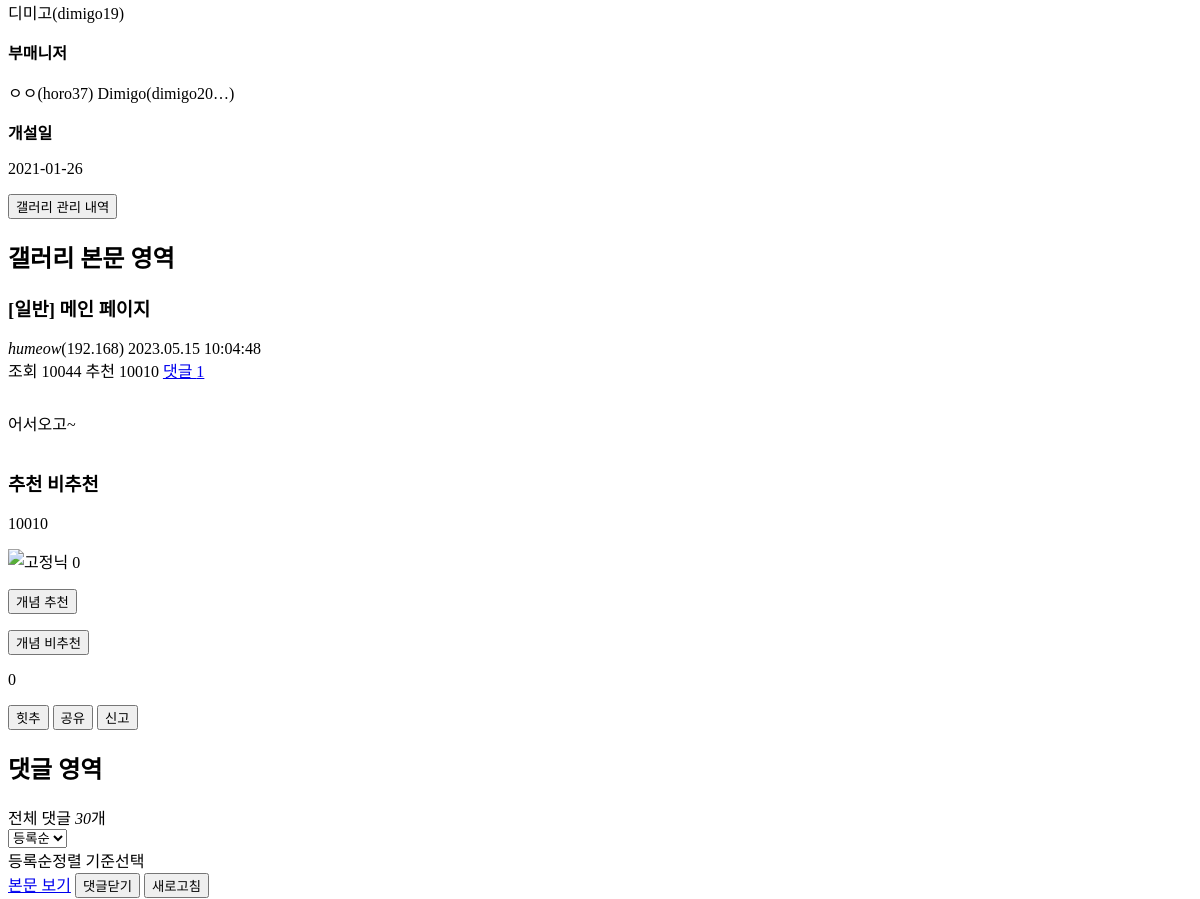
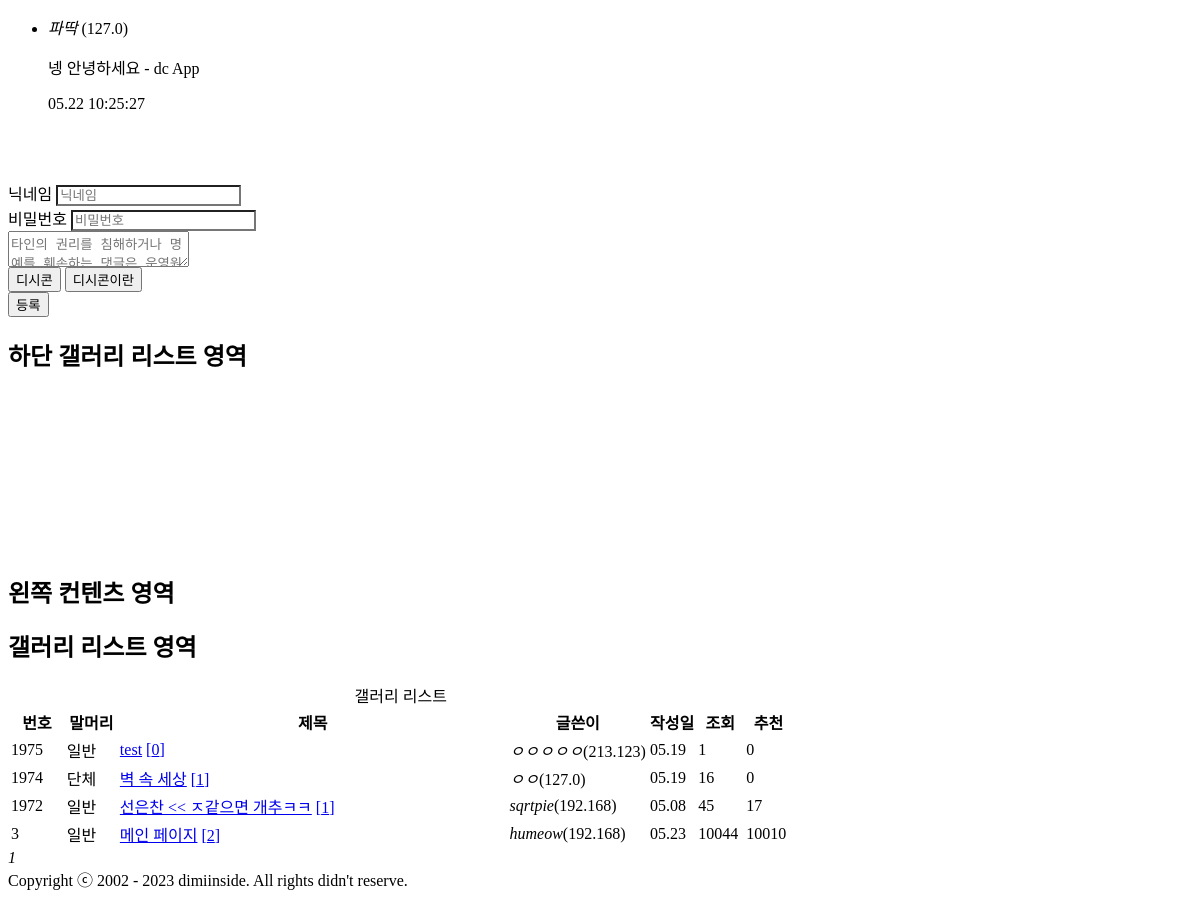
Page /gallery/wp/3 (lower part) on the earlier database version (2 pictures, top to bottom).
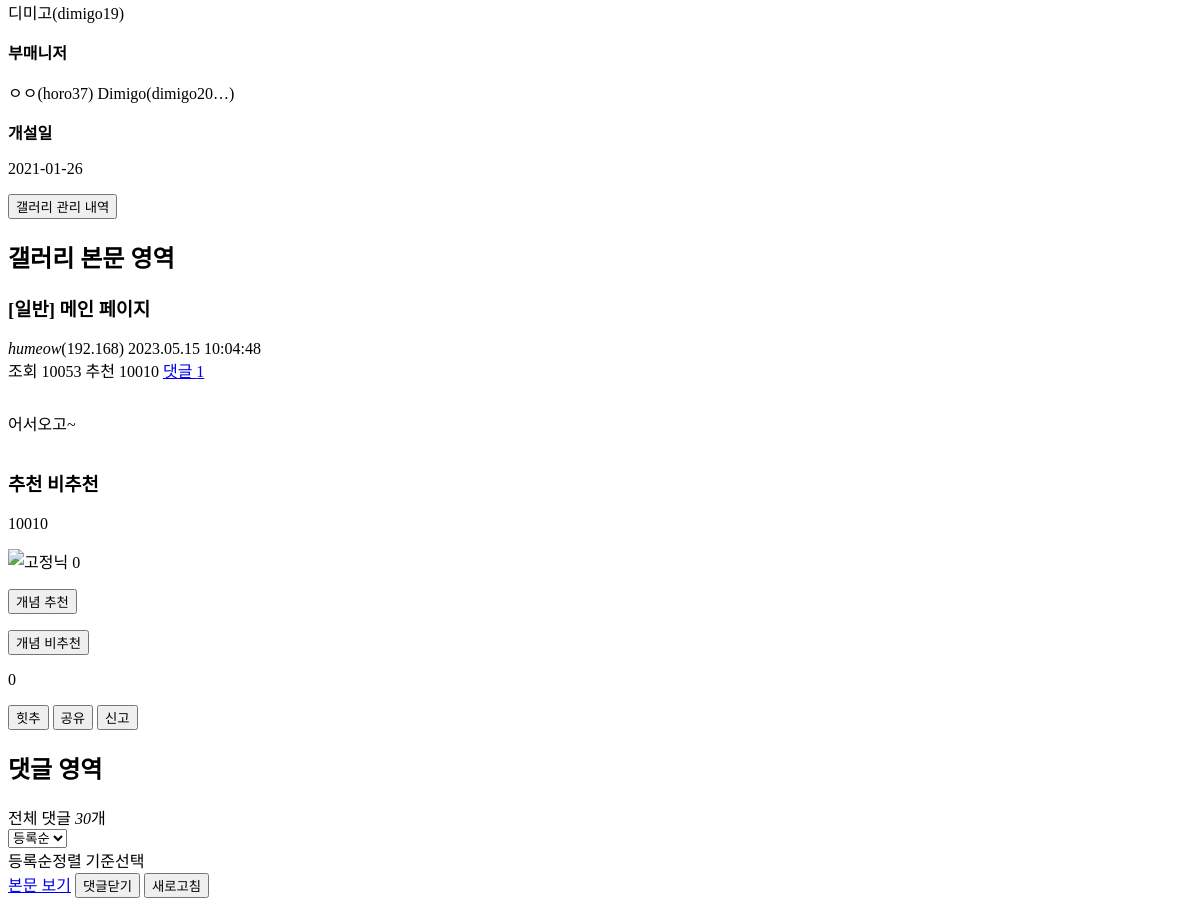
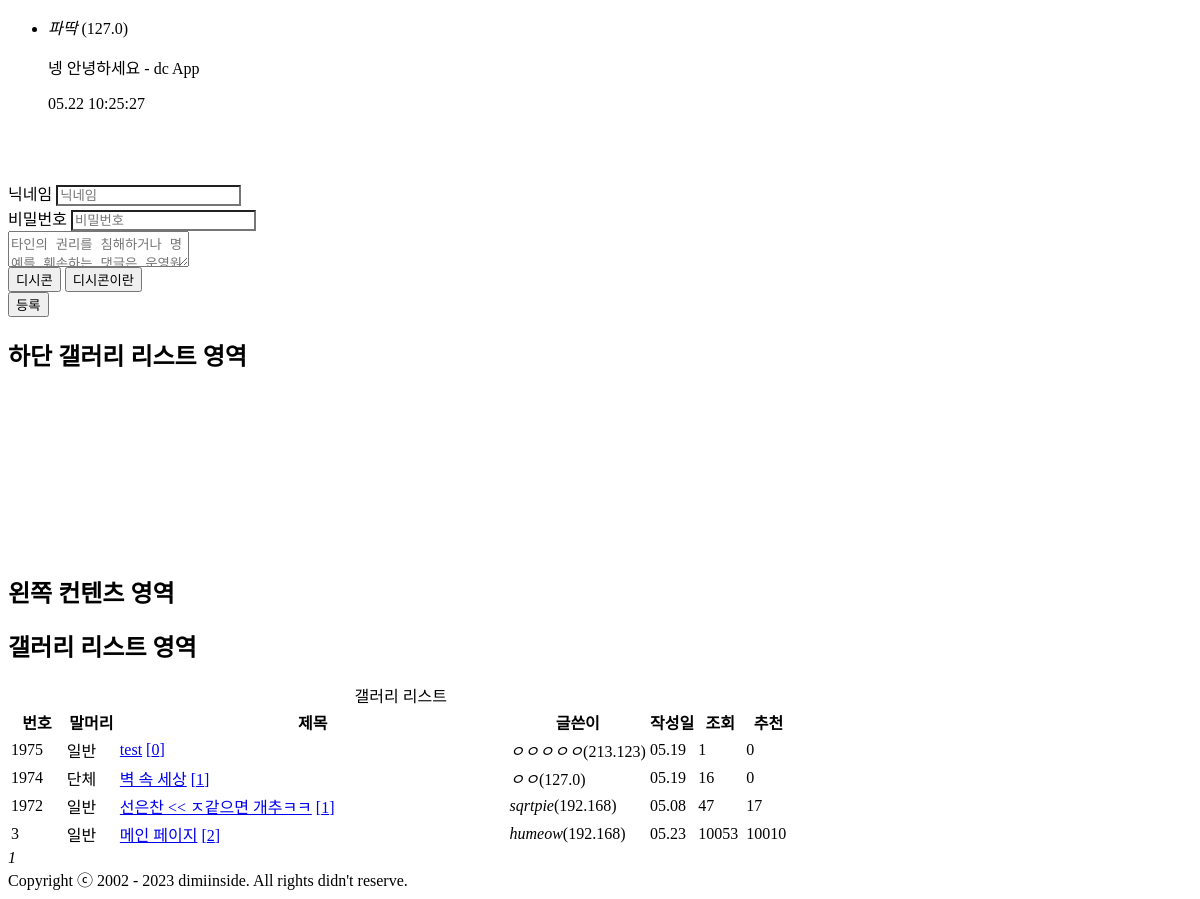
Same page on the later database version (2 pictures, top to bottom).
### model/model.py (models this page shows)
class Writing(SQLModel, table=True):
    id: Optional[int] = Field(default=None, primary_key=True)
    gallery: str
    subject: str
    title: str
    nickname: str
    ip: str
    date: str
    count: int
    recommend: int = Field(default=0)
    unrecommend: int = Field(default=0)
    content: str
    chat_ids: str = Field(default="")

class Replys(SQLModel, table=True):
    id: int = Field(default=None, primary_key=True, unique=True)
    name: str
    password: str
    ip: str
    context: str
    date: str
    writing_id: int
    class Config:
        arbitrary_types_allowed = True

### router/poetry.py (the view)
@router.get("/gallery/{gallery}", response_class=RedirectResponse, status_code=302)
async def show_writing(request: Request, gallery):
    writing_id = gallery_first_writing(gallery)
    return f"/gallery/{gallery}/{writing_id}"

### templates/clear_last.html (shortened to what this page needs)
<html lang="ko" class="darkmode"><head>
	<link rel="stylesheet" type="text/css" href="https://nstatic.dcinside.com/dc/w/css/reset.css?v=3">
	<link rel="stylesheet" type="text/css" href="https://nstatic.dcinside.com/dc/w/css/common.css?v=220722">
	<link rel="stylesheet" type="text/css" href="https://nstatic.dcinside.com/dc/w/css/contents.css?v=221013_3">
  	<link rel="stylesheet" type="text/css" href="https://nstatic.dcinside.com/dc/w/css/minor.css?v=220722">
  	<link rel="stylesheet" type="text/css" href="https://nstatic.dcinside.com/dc/w/css/popup.css?v=221012">
  	<link rel="stylesheet" type="text/css" href="https://nstatic.dcinside.com/dc/w/css/research.css?v=220722">
  	<link rel="stylesheet" type="text/css" href="https://nstatic.dcinside.com/dc/w/css/og.css?v=221107">
  		<link rel="stylesheet" href="https://nstatic.dcinside.com/dc/w/css/minor.css?v=220106" type="text/css" charset="utf-8">
  </head><body>
  <div id="top" class="dcwrap width1160 view_wrap miniwrap">
        <div class="wrap_inner ">
    <main id="container" class="clear mini_view">
	<section>
<article>
  <div class="issue_wrap">
	<div class="issuebox gallery_box">
	  <div class="issue_contentbox clear">
	<div class="minor_intro_box clear">
		<div class="info_contbox">
						<div class="inner">
								<div class="info_cont">
					<p class="cont">
										<span class="mng_nick">디미고(dimigo19)</span>
										</p>
				</div>
				<div class="info_cont">
					<strong class="tit">부매니저</strong>
					<p class="cont">
											<span class="mng_nick">ㅇㅇ(<span title="horo37">horo37</span>)
											<span class="mng_nick">Dimigo(<span title="dimigo2020">dimigo20…</span>)
															</span></span></p>
				</div>
				<div class="info_cont">
					<strong class="tit">개설일</strong>
					<p class="cont">2021-01-26</p>
				</div>
				<div class="info_cont">
	  				<button type="button" class="font_lightpurple btn_mngadmin_report" onclick="alert('갤러리 관리 내역을 공개하지 않는 갤러리입니다.')">갤러리 관리 내역</button>
	  			</div>
							</div>
		</div>
	</div>
</div>
	</div>
  </div>
</article>
		<article>
			<h2 class="blind">갤러리 본문 영역</h2>
			<div class="view_content_wrap">
				<header>
					<div class="gallview_head clear ub-content">
						<h3 class="title ub-word">
												<span class="title_headtext">[{{now_writing_dict['subject']}}]</span> <span class="title_subject">{{now_writing_dict['title']}}</span></h3>
												<div class="gall_writer ub-writer" data-nick="{{now_writing_dict['nickname']}}" data-uid="" data-ip="{{now_writing_dict['ip']}}" data-loc="view">
							<div class="fl">
								<span class="nickname" title="{{now_writing_dict['nickname']}}"><em>{{now_writing_dict['nickname']}}</em></span><span class="ip">({{now_writing_dict['ip']}})</span>																<span class="gall_date" title="2023-05-15 10:04:48">2023.05.15 10:04:48</span>
															</div>
							<div class="fr">
								<span class="gall_count">조회 {{now_writing_dict['count']}}</span>
								<span class="gall_reply_num">추천 {{now_writing_dict['recommend']}}</span>
								<span class="gall_comment"><a href="#focus_cmt">댓글 {{now_writing_dict['reply_num']}}</a></span>
							</div>
						</div>
					</div>
				</header>
				<div class="gallview_contents">
					<div class="inner clear">
											<div class="writing_view_box">
							<pre></pre>							<div class="write_div" style="overflow:hidden;width:900px;">
							<p style="white-space: pre-line;">{{now_writing_dict['content']}}</p>
							</div>
						</div>
												<div class="btn_recommend_box recomuse_y morebox">
													<h3 class="blind">추천 비추천</h3>
														<div class="inner_box">
							<div class="inner">
															<div class="up_num_box">
									<p class="up_num font_red" id="recommend_view_up_{{now_writing_dict['id']}}">{{now_writing_dict['recommend']}}</p>
									<p class="sup_num">
										<spen class="writer_nikcon">
	                						<img src="//nstatic.dcinside.com/dc/w/images/fix_nik.gif" alt="고정닉">
	            						</spen>
										<span class="font_blue smallnum" id="recommend_view_up_fix_2053">0</span>
									</p>
								</div>
								<form id="writing_recommend" action="/recommend" method="post">
									<button form="writing_recommend" type="submit" class="btn_recom_up" data-no="{{now_writing_dict['id']}}"><span class="blind">개념 추천</span><em class="sp_img icon_recom_up"></em></button>
								</form>
							</div>
							<div class="inner">
								<form id="writing_unrecommend" action="/recommend" method="post">
									<button form="writing_unrecommend" type="submit" class="btn_recom_down" data-no="{{now_writing_dict['id']}}"><span class="blind">개념 비추천</span><em class="sp_img icon_recom_down"></em></button>
								</form>
								<div class="down_num_box">
									<p class="down_num" id="recommend_view_down_{{now_writing_dict['id']}}">{{now_writing_dict['unrecommend']}}</p>
								</div>
							</div>
														</div>
																					<div class="recom_bottom_box clear three">
																<button type="button" class="btn_nhitgall" data-no="2053"><em class="sp_img icon_nhitgall"></em>힛추</button>
																																								<button type="button" class="btn_snsmore" data-no="2053"><em class="sp_img icon_snsmore"></em>공유</button>
								<button type="button" class="btn_report" data-no="2053"><em class="sp_img icon_report"></em>신고</button>
							</div>
						</div>
									</div>
			</div>
<div class="view_comment" id="focus_cmt">
	<h2 class="blind">댓글 영역</h2>
	<div id="comment_wrap_2140889" class="comment_wrap show" data-article-lv="10" data-sort-type="" data-comment-cnt="0" data-article-no="2140889">
		<div class="comment_count">
			<div class="fl num_box">
				전체 댓글 <em class="font_red"><span id="comment_total_2140889">30</span></em>개
				<div class="select_box array_latest">
					<select name="selCommentSort">
						<option value="D">등록순</option>
					</select>
					<div class="select_area" onclick="showLayer(this, 'commentSortLayer_2140889');return false;"><span class="comment_sort_txt">등록순</span><span class="blind">정렬 기준선택</span><em class="sp_img icon_option_more"></em></div>
				</div>
			</div>
			<div class="fr">
				<a href="#container" class="contgo">본문 보기</a>
				<button type="button" class="btn_cmt_close" data-no="2140889" data-loc="TOP"><span>댓글닫기</span><em class="sp_img icon_cmt_more"></em></button>
				<button type="button" class="btn_cmt_refresh" data-no="2140889" data-sort="" onclick="window.location.reload()">새로고침</button>
			</div>
		</div>
	<div class="comment_box">
	<ul class="cmt_list">
	{% for reply_dict in reply_dict_list %}
			<li id="comment_li_{{reply_dict['id']}}" class="ub-content">
				<div class="cmt_info clear" data-no="{{reply_dict['id']}}" data-rcnt="0" data-article-no="{{now_writing_dict['id']}}">
					<div class="cmt_nickbox">
						<span class="gall_writer ub-writer" data-nick="{{reply_dict['name']}}" data-uid="" data-ip="{{reply_dict['ip']}}">
							<span class="nickname">
								<em title="{{reply_dict['name']}}">{{reply_dict['name']}}</em>
								<span class="ip">({{reply_dict['ip']}})</span>
							</span>
						</span>
					</div>
					<div class="clear cmt_txtbox btn_reply_write_all">
						<p class="usertxt ub-word" style="white-space: pre-line;">{{reply_dict['context']}}  - dc App</p>
					</div>
					<div class="fr clear">
						<span class="date_time">{{reply_dict['date']}}</span>
					</div>
				</div>
			</li>
	{% endfor %}
	</ul>
	</div>
			<br>
			<br>
<form action="/reply" method="post" id="reply">
    <div class="cmt_write_box clear">
        	<div class="fl">
    						<div class="user_info_input">
    			<label for="user_nick" class="blind">닉네임</label>
    			<input type="text" id="name_2053" name="name" placeholder="닉네임" onfocus="this.style.background='#FFFFFF'" maxlength="20" style="background: rgb(255, 255, 255);">
    		</div>
    		<div class="user_info_input">
    			<label for="user_pw" class="blind">비밀번호</label>
    			<input type="password" id="password_2053" name="password" placeholder="비밀번호" onfocus="this.style.background='#FFFFFF'" maxlength="20" style="background: rgb(255, 255, 255);">
    		</div>
    					</div>
    	<div class="cmt_txt_cont">
    		<div class="cmt_write">
    			<textarea form="reply" name="content" id="memo_2053" onfocus=" " maxlength="400" placeholder="타인의 권리를 침해하거나 명예를 훼손하는 댓글은 운영원칙 및 관련 법률에 제재를 받을 수 있습니다.
Shift+Enter 키를 동시에 누르면 줄바꿈이 됩니다."></textarea>
    		</div>
    		<div class="cmt_cont_bottm clear">
    			 <div class="dccon_guidebox">
    				<button type="button" class="btn_white small tx_dccon" data-no="2053"><em class="sp_img icon_dccon"></em>디시콘</button>
    				<button type="button" class="btn_dccon_guide">
    				<span class="blind">디시콘이란</span><em class="sp_img icon_guide_open"></em>
    				</button>
    			</div>
    			<div class="fr">
    							<button type="submit" class="btn_lightpurple btn_svc small repley_add" data-no="2053">등록</button>
    			</div>
    		</div>
    	</div>
    </div>
</form>
</div>
		</div></article>
		<article>
			<h2 class="blind">하단 갤러리 리스트 영역</h2>
			<div id="bottom_listwrap" class="listwrap clear">
				<br><br><br><br><br><br><br><br><br>
				<section class="left_content">
					<h2 class="blind">왼쪽 컨텐츠 영역</h2>
					<article>
						<h2 class="blind">갤러리 리스트 영역</h2>
						<div class="gall_listwrap list">
							<div id="survey" style="display: none;"></div><table class="gall_list ">
								<caption>갤러리 리스트</caption>
								<colgroup>
									<col style="width:7%">
																		<col style="width:51px">
																		<col>
									                        			<col style="width:18%">
                        												<col style="width:6%">
									<col style="width:6%">
									<col style="width:6%">
								</colgroup>
								<thead>
									<tr>
										<th scope="col">번호</th>
										<th scope="col">말머리</th>
										<th scope="col">제목</th>
										<th scope="col">글쓴이</th>
										<th scope="col">작성일</th>
										<th scope="col">조회</th>
										<th scope="col">추천</th>
									</tr>
								</thead>
								<tbody>
									{% for foot_writing_dict in foot_writing_dict_list %}
										{% if foot_writing_dict['id'] == now_writing_dict['id'] %}
										<tr class="ub-content ctr">
											<td class="gall_num"><span class="sp_img crt_icon"> </span></td>
											<td class="gall_subject">{{foot_writing_dict['subject']}}</td>
											<td class="gall_tit ub-word">
												<a href="/gallery/{{now_writing_dict['gallery']}}/{{foot_writing_dict['id']}}" view-msg=""><em class="icon_img icon_txt"></em>{{foot_writing_dict['title']}}</a>
												<a class="reply_numbox" href="/gallery/{{now_writing_dict['gallery']}}/{{foot_writing_dict['id']}}"><span class="reply_num">[{{foot_writing_dict['reply_num']}}]</span></a>
											</td>
											<td class="gall_writer ub-writer" data-nick="{{foot_writing_dict['nickname']}}" data-uid="" data-ip="{{foot_writing_dict['ip']}}" data-loc="view_list">
											<span class="nickname" title="{{foot_writing_dict['nickname']}}"><em>{{foot_writing_dict['nickname']}}</em></span><span class="ip">({{foot_writing_dict['ip']}})</span>																					</td>
											<td class="gall_date" title="{{foot_writing_dict['date']}}">{{foot_writing_dict['specific_date']}}</td>
											<td class="gall_count">{{foot_writing_dict['count']}}</td>
											<td class="gall_recommend">{{foot_writing_dict['recommend']}}</td>
										</tr>
										{% else %}
										<tr class="ub-content ctr">
											<td class="gall_num">{{foot_writing_dict['id']}}</td>
											<td class="gall_subject">{{foot_writing_dict['subject']}}</td>
											<td class="gall_tit ub-word">
												<a href="/gallery/{{now_writing_dict['gallery']}}/{{foot_writing_dict['id']}}" view-msg=""><em class="icon_img icon_txt"></em>{{foot_writing_dict['title']}}</a>
												<a class="reply_numbox" href="/gallery/{{now_writing_dict['gallery']}}/{{foot_writing_dict['id']}}"><span class="reply_num">[{{foot_writing_dict['reply_num']}}]</span></a>
											</td>
											<td class="gall_writer ub-writer" data-nick="{{foot_writing_dict['nickname']}}" data-uid="" data-ip="{{foot_writing_dict['ip']}}" data-loc="view_list">
											<span class="nickname" title="{{foot_writing_dict['nickname']}}"><em>{{foot_writing_dict['nickname']}}</em></span><span class="ip">({{foot_writing_dict['ip']}})</span>																					</td>
											<td class="gall_date" title="{{foot_writing_dict['date']}}">{{foot_writing_dict['specific_date']}}</td>
											<td class="gall_count">{{foot_writing_dict['count']}}</td>
											<td class="gall_recommend">{{foot_writing_dict['recommend']}}</td>
										</tr>
										{% endif %}
									{% endfor %}
								</tbody>
							</table>
						</div>
						<div class="bottom_paging_wrap">
    						<div class="bottom_paging_box iconpaging">
    							<em>1</em>    						</div>
         						</div>
					</article>
				</section>
			</div>
		</article>
	</section>
</main>
</div>
    <footer class="dcfoot type1">
     <div class="copyright">Copyright ⓒ 2002 - 2023 dimiinside. All rights didn't reserve.</div>
    </footer>
      </div>
</body></html>

### templates/clear_last.html (style rules this page uses)
.writing_view_box { position: relative !important; overflow:hidden; }

Differences in the rows shown:
changed Writing "메인 페이지": count "10044" → "10053"
changed Writing "선은찬 << ㅈ같으면 개추ㅋㅋ": count "45" → "47"
